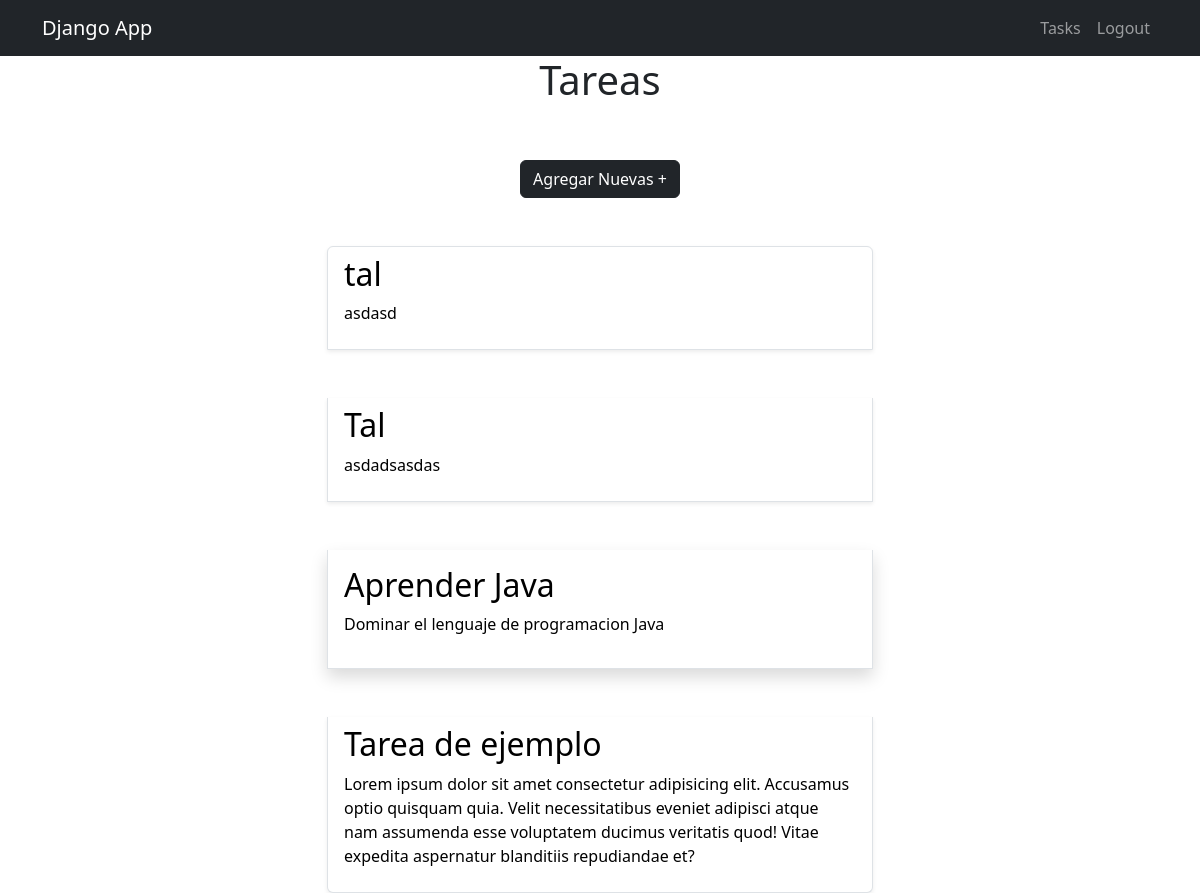
Page /tasks/ (signed in) on the committed database.
### tasks/models.py (models this page shows, shortened)
class Task(models.Model):
	title = models.CharField(max_length=100)
	description = models.TextField(blank=True)
	created = models.DateTimeField(auto_now_add=True)
	datecompleted = models.DateTimeField(null=True)
	important = models.BooleanField(default=False)
	user = models.ForeignKey(User,on_delete=models.CASCADE)

### tasks/views.py (the view)
# urls.py: path('tasks/', views.tasks,name="tasks"),
@login_required
def tasks(request):
		tasks = Task.objects.filter(user=request.user)[::-1]
		return render(request,"tasks.html",{"tasks":tasks
			})

### tasks/templates/tasks.html (shortened to what this page needs)
{% extends 'base.html' %}
{% block content %}
<h1 class="text-center">Tareas</h1>
<div class="text-center">
	<a href="/tasks/create/" class="btn btn-dark mt-5">Agregar Nuevas +</a>
</div>
<main class="container">
	<div class="row">
		<div class="col-md-6 offset-md-3">
	<ul class="list-group">
			{% for task in tasks %}
			{% if task.important %}
				<li class="list-group-item mt-5 shadow p-3 ">
			{% else %}
				<li class="list-group-item mt-5 shadow-sm">
			{% endif %}
		<a href="{% url 'task_detail' task.id %}">
			<h2>{{task.title}}</h2>
			<p>{{task.description}}</p>
		</a>
	</li>
{% endfor %}
	</ul>
		</div>
	</div>
</main>
{% endblock %}

### tasks/templates/base.html (shortened to what this page needs)
<!DOCTYPE html>
<html lang="en">
<head>
	<link href="https://cdn.jsdelivr.net/npm/bootstrap@5.3.3/dist/css/bootstrap.min.css" rel="stylesheet">
</head>
<body>
	<nav class="navbar navbar-expand-lg bg-dark navbar-dark">
  <div class="container">
    <a class="navbar-brand" href="/">Django App</a>
    <div class="collapse navbar-collapse" id="navbarNavDropdown">
      <ul class="navbar-nav ms-auto">
        <li class="nav-item">
          <a class="nav-link" href="/tasks">Tasks</a>
        </li>
        {% if user.is_authenticated %}
			<li class="nav-item">
	          <a class="nav-link" href="/logout">Logout</a>
	        </li>
	    {% endif %}
      </ul>
    </div>
  </div>
</nav>
	{% block content %}
	{% endblock %}
</body>
</html>

### tasks/templates/tasks.html (style rules this page uses)
a { list-style: none; text-decoration: none; color:black; }

### rows in the picture
Task: title "tal", description "asdasd"
Task: title "Tal", description "asdadsasdas"
Task: title "Aprender Java", description "Dominar el lenguaje de programacion Java"
Task: title "Tarea de ejemplo", description "Lorem ipsum dolor sit amet consectetur adipisicing elit. Accusamus optio quisquam quia. Velit necessitatibus eveniet adipisci atque nam assumenda esse voluptatem ducimus veritatis quod! Vitae expedita aspernatur blanditiis repudiandae et?"
